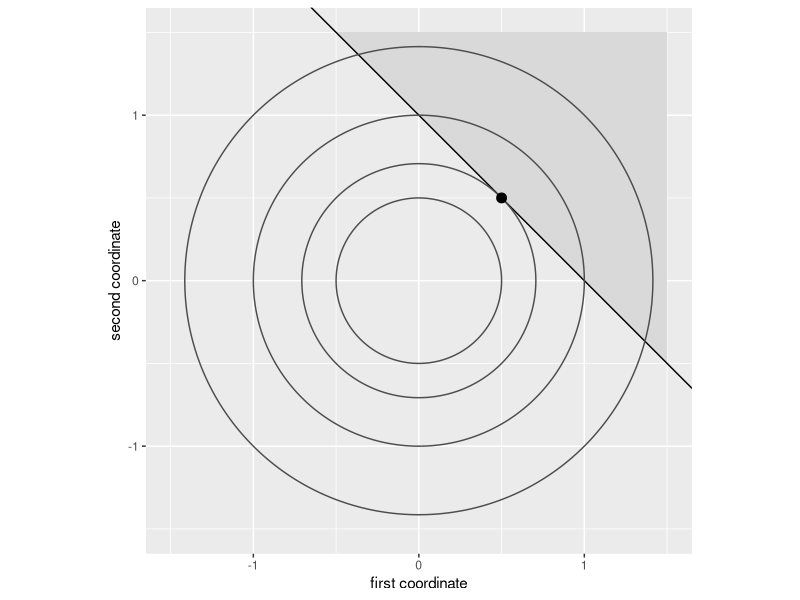

This figure's R source:
## ---- chunk 1
#| label: quadratic-program-plot
#| code-fold: true
#| fig-alt: >-
#|   Contour circles of x1 squared plus x2 squared around the origin, at
#|   heights 0.25, 0.5, 1 and 2, drawn on equal axes. The shaded region above
#|   the line x1 + x2 = 1 is the feasible half-plane. A dot at (0.5, 0.5)
#|   marks where the circle at height 0.5 touches the line.
#| fig-height: 4.5
#| fig-width: 4.5
# The objective on a grid, for its contour circles.
axis_values <- seq(-1.5, 1.5, length.out = 301)
grid <- tidyr::expand_grid(x1 = axis_values, x2 = axis_values)
grid <- dplyr::mutate(grid, f = x1^2 + x2^2)

# The feasible half-plane x1 + x2 >= 1, clipped to the plotted square.
feasible <- tibble::tribble(
  ~x1, ~x2,
  -0.5, 1.5,
  1.5, 1.5,
  1.5, -0.5
)
# Contour heights: 0.5 is the minimum over the half-plane; the others frame it.
heights <- c(0.25, 0.5, 1, 2)
limits <- c(-1.5, 1.5)
minimizer <- tibble::tibble(x1 = 0.5, x2 = 0.5)

grid |>
  ggplot2::ggplot() +
  ggplot2::aes(x = x1, y = x2) +
  ggplot2::geom_polygon(data = feasible, fill = "grey85") +
  ggplot2::geom_abline(intercept = 1, slope = -1) +
  ggplot2::geom_contour(
    mapping = ggplot2::aes(z = f),
    breaks = heights, # check-unexplained-choices: allow
    colour = "grey30"
  ) +
  ggplot2::geom_point(data = minimizer, size = 3) +
  ggplot2::coord_fixed(xlim = limits, ylim = limits) +
  ggplot2::labs(x = "first coordinate", y = "second coordinate")
